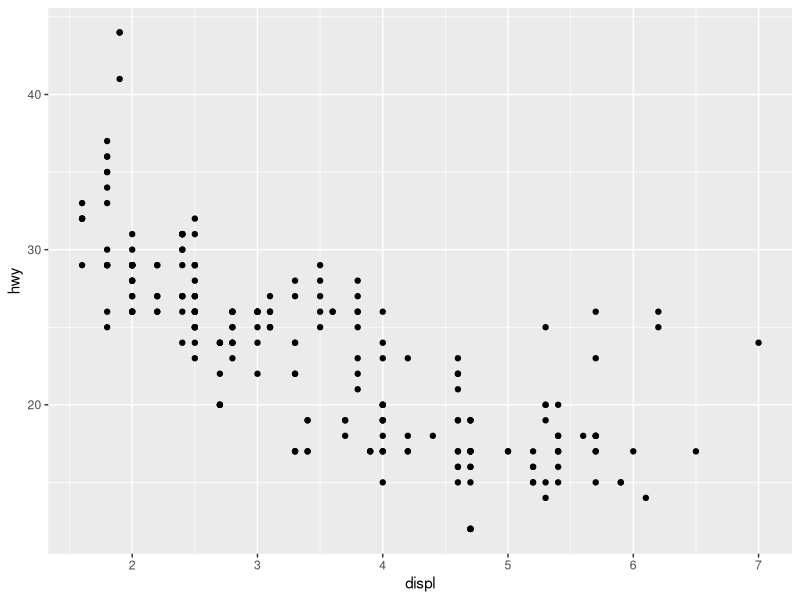
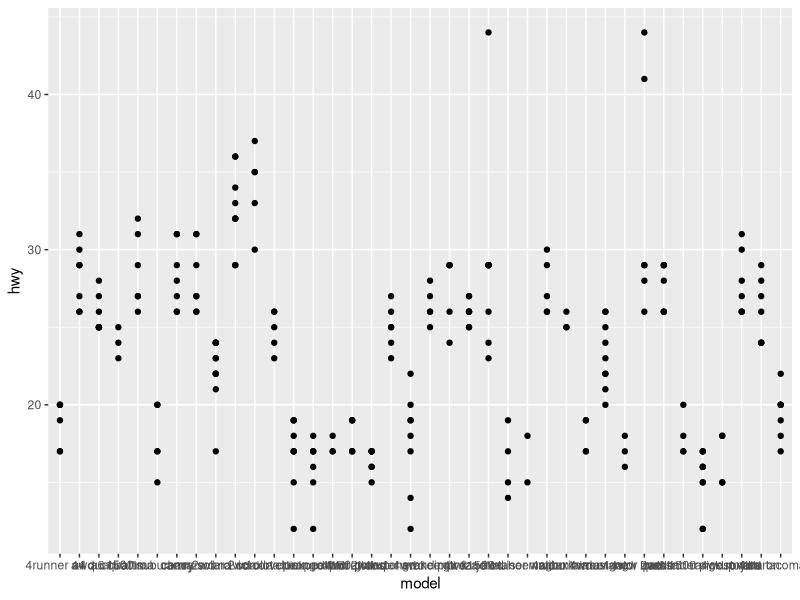
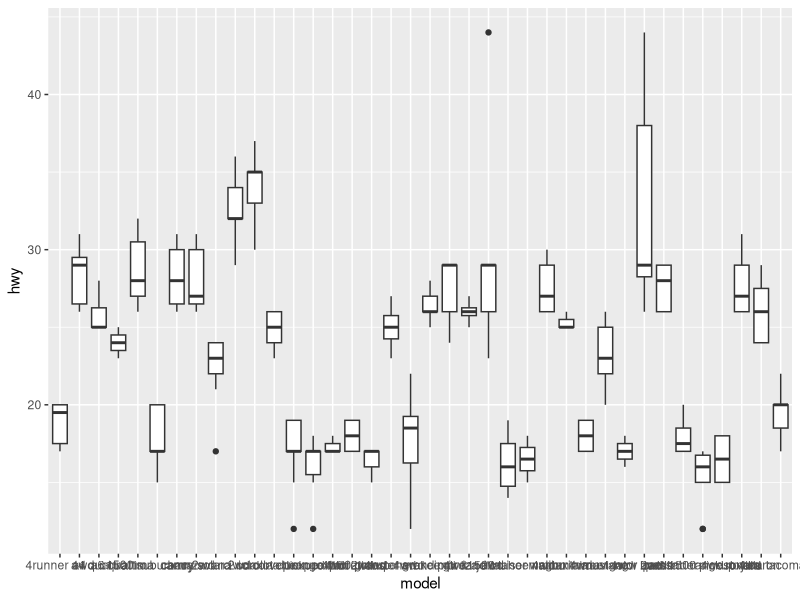

Write the R code that produced these figures, in order.
#' ## Assignment Set 1: Lesson 1
#'
#' Add R Code under the questions. If you are done, 'knit' the document, commit
#' and push to GitHub.
#'
#' 1. Using R as a calculator

1 + 2

3 + 5 * 6

3 * 5 +
  6

3 * 5
+ 6

( (3 + 5) * 6 )

cos(pi) * 2

# Placeholder: Add R code here

#' 2. Basic Plotting

# install.packages("tidyverse")
library(tidyverse)

# Placeholder: Add R code here

mpg

view(mpg)

ggplot(mpg, aes(x = displ, y = hwy)) +
  geom_point()

ggplot(mpg, aes(x = model, y = hwy)) +
  geom_point()

ggplot(mpg, aes(x = model, y = hwy)) +
  geom_boxplot()

#' 3. Bonus: Read about "GitHub Pages". Create a new directory `docs/`,
#'    save the 'knitted' result of your work in this directory as `index.html`
#'    and publish it so that others can see your work in a browser.
